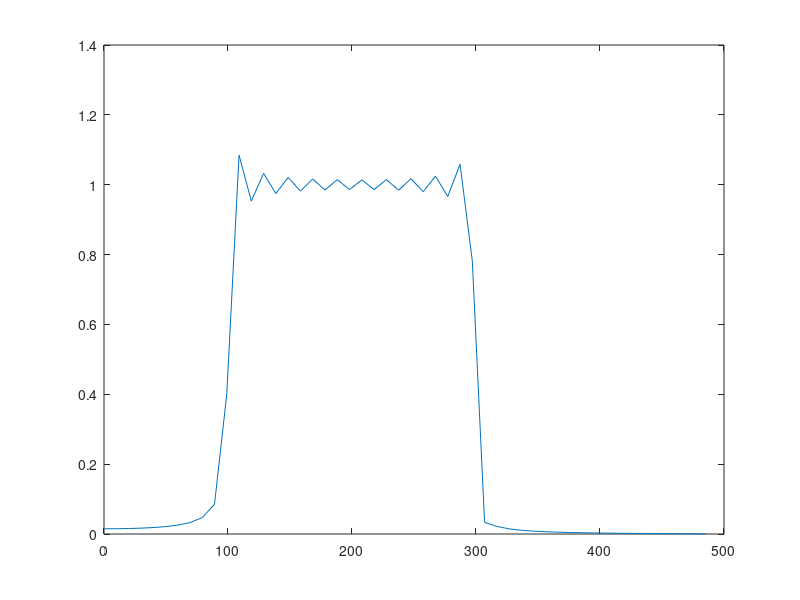

Write MATLAB code to recreate this figure.
clear all
close all
clc

%paso banda. Necesitamos 2 frecuencias fa y fb
%hPB= 2*hLP*cos(2*pi*fo*(n-M))
%necesitamos fc para hLP y fo para función cos
%fo=(fa+fb)/2 -> valor medio
%fc=(fb-fa)/2-> la mitad del ancho

L=101;
n=0:L-1;
M=(L-1)/2;
Fa=100; %hz
Fb=300; %Hz
Fs=1000; %Hz
%Calculamos f normalizadas
fa=Fa/Fs;
fb=Fb/Fs;
%aplicamos fórmulas de fo y fc
fo=(fa+fb)/2;
fc=(fb-fa)/2;

hLP=2*fc*sinc(2*fc*(n-M));
hPB=2*hLP.*cos(2*pi*fo*(n-M));

H=abs(fft(hPB));
F=n/L*Fs;

plot(F(1:L/2),H(1:L/2));
